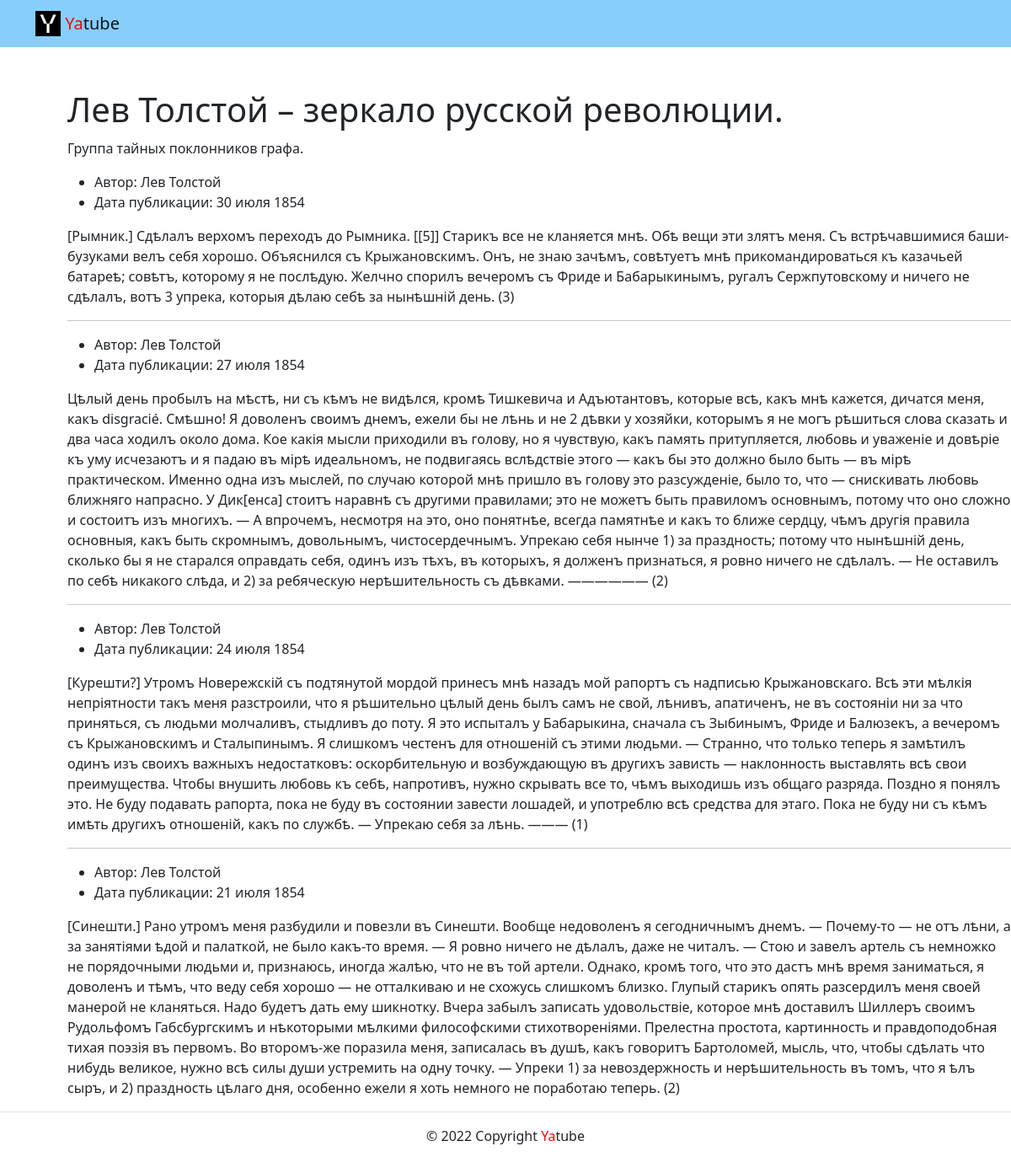
/group/two/, run on the app's committed database.
### posts/models.py (models this page shows, shortened)
class Post(models.Model):
    text = models.TextField()
    pub_date = models.DateTimeField(auto_now_add=True)
    author = models.ForeignKey(
        User,
        on_delete=models.CASCADE,
        related_name='posts'
    )
    group = models.ForeignKey(
        Group,
        on_delete=models.SET_NULL,
        max_length=200,
        blank=True,
        null=True,
        related_name='posts'
    )
    class Meta:
        ordering = ('-pub_date',)

### posts/views.py (the view)
def group_list(request, slug):
    group = get_object_or_404(Group, slug=slug)
    title = f'Записи сообщества {slug}'
    posts = group.posts.all()[:10]
    template = 'posts/group_list.html'
    context = {
        'title': title,
        'group': group,
        'posts': posts}
    return render(request, template, context)

### templates/posts/group_list.html
{% extends 'base.html' %}
{% block content %}
    <h1 style="margin-left: 80px; margin-top: 50px;">Лев Толстой – зеркало русской революции.</h1>
    <p  style="margin-left: 80px; margin-top: 10px;">Группа тайных поклонников графа.</p>
    {% for post in posts %}
        <div style="margin-left: 80px;">
            <ul>
                <li>
                    Автор: {{ post.author.get_full_name }}
                </li>
                <li>
                    Дата публикации: {{ post.pub_date|date:"d E Y" }}
                </li>
            </ul>
            <p>
                {{ post.text }}
            </p>
            {% if not forloop.last %}
                <hr>
            {% endif %}
        </div>
    {% endfor %}
{% endblock %}

### data on the page
Post: author.get_full_name "Лев Толстой", pub_date "30 июля 1854", text "[Рымник.] Сдѣлалъ верхомъ переходъ до Рымника. [[5]] Старикъ все не кланяется мнѣ. Обѣ вещи эти злятъ меня. Съ встрѣчавшимися баши-бузуками велъ себя хорошо. Объяснился съ Крыжановскимъ. Онъ, не знаю зачѣмъ, совѣтуетъ мнѣ прикомандироваться къ казачьей батареѣ; совѣтъ, которому я не послѣдую. Желчно спорилъ вечеромъ съ Фриде и Бабарыкинымъ, ругалъ Сержпутовскому и ничего не сдѣлалъ, вотъ 3 упрека, которыя дѣлаю себѣ за нынѣшній день. (3)"
Post: author.get_full_name "Лев Толстой", pub_date "27 июля 1854", text "Цѣлый день пробылъ на мѣстѣ, ни съ кѣмъ не видѣлся, кромѣ Тишкевича и Адъютантовъ, которые всѣ, какъ мнѣ кажется, дичатся меня, какъ disgracié. Смѣшно! Я доволенъ своимъ днемъ, ежели бы не лѣнь и не 2 дѣвки у хозяйки, которымъ я не могъ рѣшиться слова сказать и два часа ходилъ около дома. Кое какія мысли приходили въ голову, но я чувствую, какъ память притупляется, любовь и уваженіе и довѣріе къ уму исчезаютъ и я падаю въ мірѣ идеальномъ, не подвигаясь вслѣдствіе этого — какъ бы это должно было быть — въ мірѣ практическом. Именно одна изъ мыслей, по случаю которой мнѣ пришло въ голову это разсужденіе, было то, что — снискивать любовь ближняго напрасно. У Дик[енса] стоитъ наравнѣ съ другими…"
Post: author.get_full_name "Лев Толстой", pub_date "24 июля 1854", text "[Курешти?] Утромъ Новережскій съ подтянутой мордой принесъ мнѣ назадъ мой рапортъ съ надписью Крыжановскаго. Всѣ эти мѣлкія непріятности такъ меня разстроили, что я рѣшительно цѣлый день былъ самъ не свой, лѣнивъ, апатиченъ, не въ состояніи ни за что приняться, съ людьми молчаливъ, стыдливъ до поту. Я это испыталъ у Бабарыкина, сначала съ Зыбинымъ, Фриде и Балюзекъ, а вечеромъ съ Крыжановскимъ и Сталыпинымъ. Я слишкомъ честенъ для отношеній съ этими людьми. — Странно, что только теперь я замѣтилъ одинъ изъ своихъ важныхъ недостатковъ: оскорбительную и возбуждающую въ другихъ зависть — наклонность выставлять всѣ свои преимущества. Чтобы внушить любовь къ себѣ, напротивъ, нужно скрывать все…"
Post: author.get_full_name "Лев Толстой", pub_date "21 июля 1854", text "[Синешти.] Рано утромъ меня разбудили и повезли въ Синешти. Вообще недоволенъ я сегодничнымъ днемъ. — Почему-то — не отъ лѣни, а за занятіями ѣдой и палаткой, не было какъ-тο время. — Я ровно ничего не дѣлалъ, даже не читалъ. — Стою и завелъ артель съ немножко не порядочными людьми и, признаюсь, иногда жалѣю, что не въ той артели. Однако, кромѣ того, что это дастъ мнѣ время заниматься, я доволенъ и тѣмъ, что веду себя хорошо — не отталкиваю и не схожусь слишкомъ близко. Глупый старикъ опять разсердилъ меня своей манерой не кланяться. Надо будетъ дать ему шикнотку. Вчера забылъ записать удовольствіе, которое мнѣ доставилъ Шиллеръ своимъ Рудольфомъ Габсбургскимъ и нѣкоторыми мѣлкими…"
